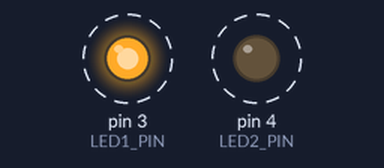
Simulated run of this sketch. Board: Arduino Uno, built with avr-gcc and run on an emulated ATmega328P. Shown: output pins drawn as LEDs (lit = HIGH). Dashed ring = blinking.

Above: at 0.2 s.
Timing chart, 0 to 3.0 s (numbered marks = the images above):
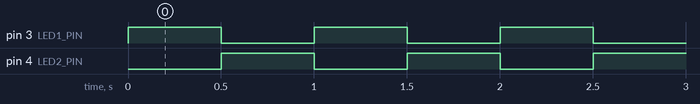

Measured:
- by itself, pin 3 (LED1_PIN), pin 4 (LED2_PIN): alternates HIGH for 0.50 s and LOW for 0.50 s

The sketch:

alternate_blink.ino
```cpp
const int LED1_PIN = 3;
const int LED2_PIN = 4;

const unsigned long BLINK_TIME = 500;

void setup() {
  pinMode(LED1_PIN, OUTPUT);
  pinMode(LED2_PIN, OUTPUT);
}

void loop() {
  digitalWrite(LED1_PIN, HIGH);
  digitalWrite(LED2_PIN, LOW);
  delay(BLINK_TIME);

  digitalWrite(LED1_PIN, LOW);
  digitalWrite(LED2_PIN, HIGH);
  delay(BLINK_TIME);
}
```
